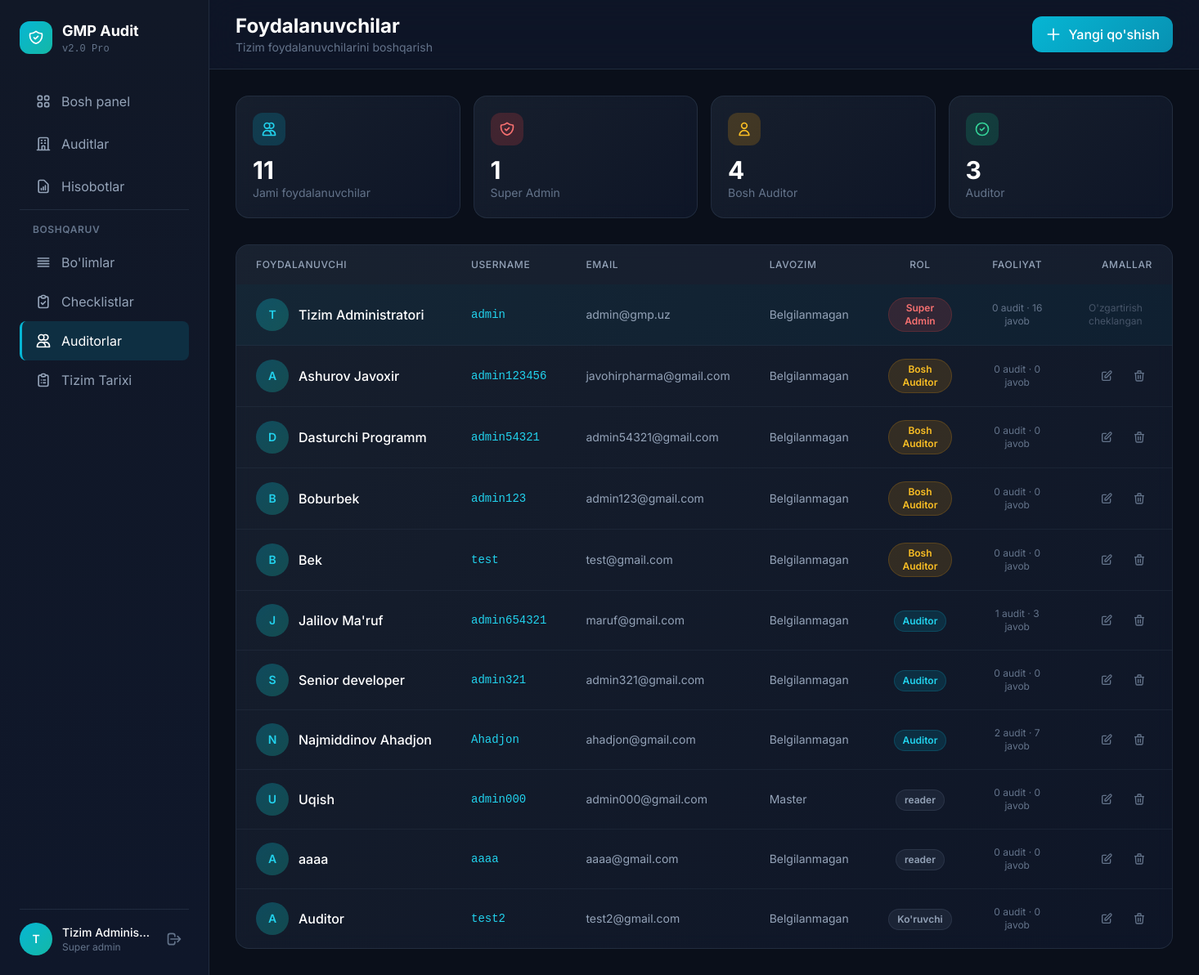
/users.php (signed in), run on the app's committed database.
### tables this page shows
CREATE TABLE `users` (
  `id` int NOT NULL AUTO_INCREMENT,
  `username` varchar(100) NOT NULL,
  `email` varchar(150) NOT NULL,
  `password` varchar(255) NOT NULL,
  `full_name` varchar(150) NOT NULL,
  `phone` varchar(30) DEFAULT NULL,
  `position` varchar(100) DEFAULT NULL,
  `role` enum('super_admin','bosh_auditor','auditor','viewer','reader') DEFAULT NULL,
  `is_active` tinyint(1) DEFAULT '1',
  `created_at` timestamp NULL DEFAULT CURRENT_TIMESTAMP,
  `updated_at` timestamp NULL DEFAULT CURRENT_TIMESTAMP ON UPDATE CURRENT_TIMESTAMP,
  `department_id` int DEFAULT NULL,
  `position_id` int DEFAULT NULL,
  `hire_date` date DEFAULT NULL,
  PRIMARY KEY (`id`),
  UNIQUE KEY `username` (`username`),
  UNIQUE KEY `email` (`email`)
);

CREATE TABLE `positions` (
  `id` int NOT NULL AUTO_INCREMENT,
  `name` varchar(150) NOT NULL,
  `department_id` int DEFAULT NULL,
  `created_at` timestamp NULL DEFAULT CURRENT_TIMESTAMP,
  PRIMARY KEY (`id`),
  KEY `department_id` (`department_id`),
  CONSTRAINT `positions_ibfk_1` FOREIGN KEY (`department_id`) REFERENCES `departments` (`id`) ON DELETE SET NULL
);

### users.php (the view, shortened to what the rows shown need)
<?php
require_once 'db.php';
$user = getCurrentUser();
$usersList = $pdo->query("
    SELECT u.*, p.name AS position_name,
           (SELECT COUNT(*) FROM audit_assignments aa WHERE aa.auditor_id = u.id) as audit_count,
           (SELECT COUNT(*) FROM audit_answers aaa WHERE aaa.auditor_id = u.id) as answers_count
    FROM users u
    LEFT JOIN positions p ON p.id = u.position_id
    ORDER BY
        CASE u.role
            WHEN 'super_admin' THEN 1
            WHEN 'bosh_auditor' THEN 2
            WHEN 'auditor' THEN 3
            WHEN 'reader' THEN 4
            ELSE 5
        END,
        u.created_at DESC
")->fetchAll();
?>
<!DOCTYPE html>
<html lang="uz">
<head>
    <script src="https://cdn.tailwindcss.com"></script>
</head>
<body class="min-h-screen text-slate-100">
    <div class="flex min-h-screen pt-14 lg:pt-0">
        <aside id="sidebar" class="sidebar w-64 fixed h-full z-50" role="navigation" aria-label="Asosiy navigatsiya">
            <div class="p-6 h-full flex flex-col">
                <div class="flex items-center gap-3 mb-8">
                    <div>
                        <h1 class="text-lg font-bold text-white">GMP Audit</h1>
                    </div>
                </div>
                <div class="border-t border-slate-700/50 pt-4 mt-4">
                    <div class="flex items-center gap-3">
                        <div class="w-10 h-10 rounded-full bg-gradient-to-br from-cyan-500 to-teal-500 flex items-center justify-center text-white font-semibold text-sm">
                            <?php echo strtoupper(mb_substr($user['full_name'], 0, 1)); ?>
                        </div>
                        <div class="flex-1 min-w-0">
                            <p class="text-sm font-medium text-white truncate"><?php echo htmlspecialchars($user['full_name']); ?></p>
                            <p class="text-xs text-slate-500"><?php echo ucfirst(str_replace('_', ' ', $user['role'])); ?></p>
                        </div>
                        <a href="logout.php" class="text-slate-500 hover:text-red-400 transition-colors p-2" aria-label="Chiqish">
                            <svg class="w-5 h-5" fill="none" stroke="currentColor" viewBox="0 0 24 24">
                                <path stroke-linecap="round" stroke-linejoin="round" stroke-width="2" d="M17 16l4-4m0 0l-4-4m4 4H7m6 4v1a3 3 0 01-3 3H6a3 3 0 01-3-3V7a3 3 0 013-3h4a3 3 0 013 3v1" />
                            </svg>
                        </a>
                    </div>
                </div>
            </div>
        </aside>
        <main class="flex-1 lg:ml-64 w-full">
            <header class="sticky top-0 z-20 bg-slate-900/80 backdrop-blur-xl border-b border-slate-700/50">
                <div class="px-4 lg:px-8 py-4 flex justify-between items-center">
                    <div>
                        <h1 class="text-xl lg:text-2xl font-bold text-white">Foydalanuvchilar</h1>
                    </div>
                </div>
            </header>
            <div class="p-4 lg:p-8">
                <div class="stat-card rounded-2xl overflow-hidden animate-in delay-3">
                    <div class="overflow-x-auto">
                        <table class="w-full text-left">
                            <thead class="bg-slate-800/30">
                                <tr>
                                    <th class="px-6 py-4 text-slate-400 text-xs font-medium uppercase tracking-wider">Foydalanuvchi</th>
                                    <th class="px-6 py-4 text-slate-400 text-xs font-medium uppercase tracking-wider hidden md:table-cell">Username</th>
                                    <th class="px-6 py-4 text-slate-400 text-xs font-medium uppercase tracking-wider hidden lg:table-cell">Email</th>
                                    <th class="px-6 py-4 text-slate-400 text-xs font-medium uppercase tracking-wider hidden lg:table-cell">Lavozim</th>
                                    <th class="px-6 py-4 text-slate-400 text-xs font-medium uppercase tracking-wider text-center">Rol</th>
                                    <th class="px-6 py-4 text-slate-400 text-xs font-medium uppercase tracking-wider text-center hidden sm:table-cell">Faoliyat</th>
                                    <th class="px-6 py-4 text-slate-400 text-xs font-medium uppercase tracking-wider text-right">Amallar</th>
                                </tr>
                            </thead>
                            <tbody class="divide-y divide-slate-700/30">
                                <?php foreach ($usersList as $u):
                                    $roleColors = [
                                        'super_admin' => 'bg-red-500/15 text-red-400 border-red-500/20',
                                        'bosh_auditor' => 'bg-amber-500/15 text-amber-400 border-amber-500/20',
                                        'auditor' => 'bg-cyan-500/15 text-cyan-400 border-cyan-500/20',
                                        'viewer' => 'bg-slate-500/15 text-slate-400 border-slate-500/20',
                                        'reader' => 'bg-slate-500/15 text-slate-400 border-slate-500/20'
                                    ];
                                    $roleLabels = [
                                        'super_admin' => 'Super Admin',
                                        'bosh_auditor' => 'Bosh Auditor',
                                        'auditor' => 'Auditor',
                                        'viewer' => 'Ko\'ruvchi',
                                        'reader' => 'reader'
                                    ];
                                    $isMe = $u['id'] === $user['id'];
                                ?>
                                    <tr class="user-row <?php echo $isMe ? 'bg-cyan-500/5' : ''; ?>">
                                        <td class="px-6 py-4">
                                            <div class="flex items-center gap-3">
                                                <div class="w-10 h-10 rounded-full bg-gradient-to-br from-cyan-500/30 to-teal-500/30 flex items-center justify-center text-cyan-400 font-semibold text-sm flex-shrink-0">
                                                    <?php echo strtoupper(mb_substr($u['full_name'], 0, 1)); ?>
                                                </div>
                                                <div class="min-w-0">
                                                    <div class="text-white font-medium truncate"><?php echo htmlspecialchars($u['full_name'], ENT_QUOTES, 'UTF-8'); ?></div>
                                                </div>
                                            </div>
                                        </td>
                                        <td class="px-6 py-4 font-mono text-cyan-400 text-sm hidden md:table-cell"><?php echo htmlspecialchars($u['username']); ?></td>
                                        <td class="px-6 py-4 text-slate-400 text-sm hidden lg:table-cell"><?php echo htmlspecialchars($u['email']); ?></td>
                                        <td class="px-6 py-4 text-slate-400 text-sm hidden lg:table-cell"><?php echo htmlspecialchars($u['position_name'] ?? 'Belgilanmagan'); ?></td>
                                        <td class="px-6 py-4 text-center">
                                            <span class="inline-block px-2.5 py-1 rounded-full text-xs font-semibold border <?php echo $roleColors[$u['role']] ?? ''; ?>">
                                                <?php echo $roleLabels[$u['role']] ?? $u['role']; ?>
                                            </span>
                                        </td>
                                        <td class="px-6 py-4 text-center hidden sm:table-cell">
                                            <div class="text-xs text-slate-500">
                                                <span title="Biriktirilgan auditlar"><?php echo $u['audit_count']; ?> audit</span> ·
                                                <span title="Berilgan javoblar"><?php echo $u['answers_count']; ?> javob</span>
                                            </div>
                                        </td>
                                        <td class="px-6 py-4">
                                            <div class="flex items-center justify-end gap-2">
                                                <?php if ($isMe): ?>
                                                    <span class="text-xs text-slate-600 px-2 py-1">O'zgartirish cheklangan</span>
                                                <?php else: ?>
                                                    <button onclick='openModal("edit", <?php echo htmlspecialchars(json_encode(['id' => $u['id'], 'full_name' => $u['full_name'], 'username' => $u['username'], 'email' => $u['email'], 'role' => $u['role'], 'position_id' => $u['position_id']], JSON_UNESCAPED_UNICODE)); ?>)'
                                                        class="p-2 text-slate-500 hover:text-cyan-400 hover:bg-cyan-500/10 rounded-lg transition-colors" title="Tahrirlash">
                                                        <svg class="w-4 h-4" fill="none" stroke="currentColor" viewBox="0 0 24 24">
                                                            <path stroke-linecap="round" stroke-linejoin="round" stroke-width="2" d="M11 5H6a2 2 0 00-2 2v11a2 2 0 002 2h11a2 2 0 002-2v-5m-1.414-9.414a2 2 0 112.828 2.828L11.828 15H9v-2.828l8.586-8.586z" />
                                                        </svg>
                                                    </button>
                                                    <button onclick="confirmDelete(<?php echo $u['id']; ?>, '<?php echo htmlspecialchars(addslashes($u['full_name'])); ?>')"
                                                        class="p-2 text-slate-500 hover:text-red-400 hover:bg-red-500/10 rounded-lg transition-colors" title="O'chirish">
                                                        <svg class="w-4 h-4" fill="none" stroke="currentColor" viewBox="0 0 24 24">
                                                            <path stroke-linecap="round" stroke-linejoin="round" stroke-width="2" d="M19 7l-.867 12.142A2 2 0 0116.138 21H7.862a2 2 0 01-1.995-1.858L5 7m5 4v6m4-6v6m1-10V4a1 1 0 00-1-1h-4a1 1 0 00-1 1v3M4 7h16" />
                                                        </svg>
                                                    </button>
                                                <?php endif; ?>
                                            </div>
                                        </td>
                                    </tr>
                                <?php endforeach; ?>
                            </tbody>
                        </table>
                    </div>
                </div>
            </div>
        </main>
    </div>
</body>
</html>

### data on the page
users: full_name "T", full_name "Tizim Adminis…", role "Super admin", full_name "Tizim Administratori", username "admin", email "admin@gmp.uz", position_name "Belgilanmagan", role "Super Admin", audit_count "0", answers_count "16", shows "O'zgartirish cheklangan"
users: full_name "A", full_name "Ashurov Javoxir", username "admin123456", email "javohirpharma@gmail.com", position_name "Belgilanmagan", role "Bosh Auditor", audit_count "0", answers_count "0"
users: full_name "D", full_name "Dasturchi Programm", username "admin54321", email "admin54321@gmail.com", position_name "Belgilanmagan", role "Bosh Auditor", audit_count "0", answers_count "0"
users: full_name "B", full_name "Boburbek", username "admin123", email "admin123@gmail.com", position_name "Belgilanmagan", role "Bosh Auditor", audit_count "0", answers_count "0"
users: full_name "B", full_name "Bek", username "test", email "test@gmail.com", position_name "Belgilanmagan", role "Bosh Auditor", audit_count "0", answers_count "0"
users: full_name "J", full_name "Jalilov Ma'ruf", username "admin654321", email "maruf@gmail.com", position_name "Belgilanmagan", role "Auditor", audit_count "1", answers_count "3"
users: full_name "S", full_name "Senior developer", username "admin321", email "admin321@gmail.com", position_name "Belgilanmagan", role "Auditor", audit_count "0", answers_count "0"
users: full_name "N", full_name "Najmiddinov Ahadjon", username "Ahadjon", email "ahadjon@gmail.com", position_name "Belgilanmagan", role "Auditor", audit_count "2", answers_count "7"
users: full_name "U", full_name "Uqish", username "admin000", email "admin000@gmail.com", position.name "Master", role "reader", audit_count "0", answers_count "0"
users: full_name "A", full_name "aaaa", username "aaaa", email "aaaa@gmail.com", position_name "Belgilanmagan", role "reader", audit_count "0", answers_count "0"
users: full_name "A", full_name "Auditor", username "test2", email "test2@gmail.com", position_name "Belgilanmagan", role "Ko'ruvchi", audit_count "0", answers_count "0"

### other printed values
$stats['total'] "11"
$stats['admins'] "1"
$stats['lead_auditors'] "4"
$stats['auditors'] "3"
